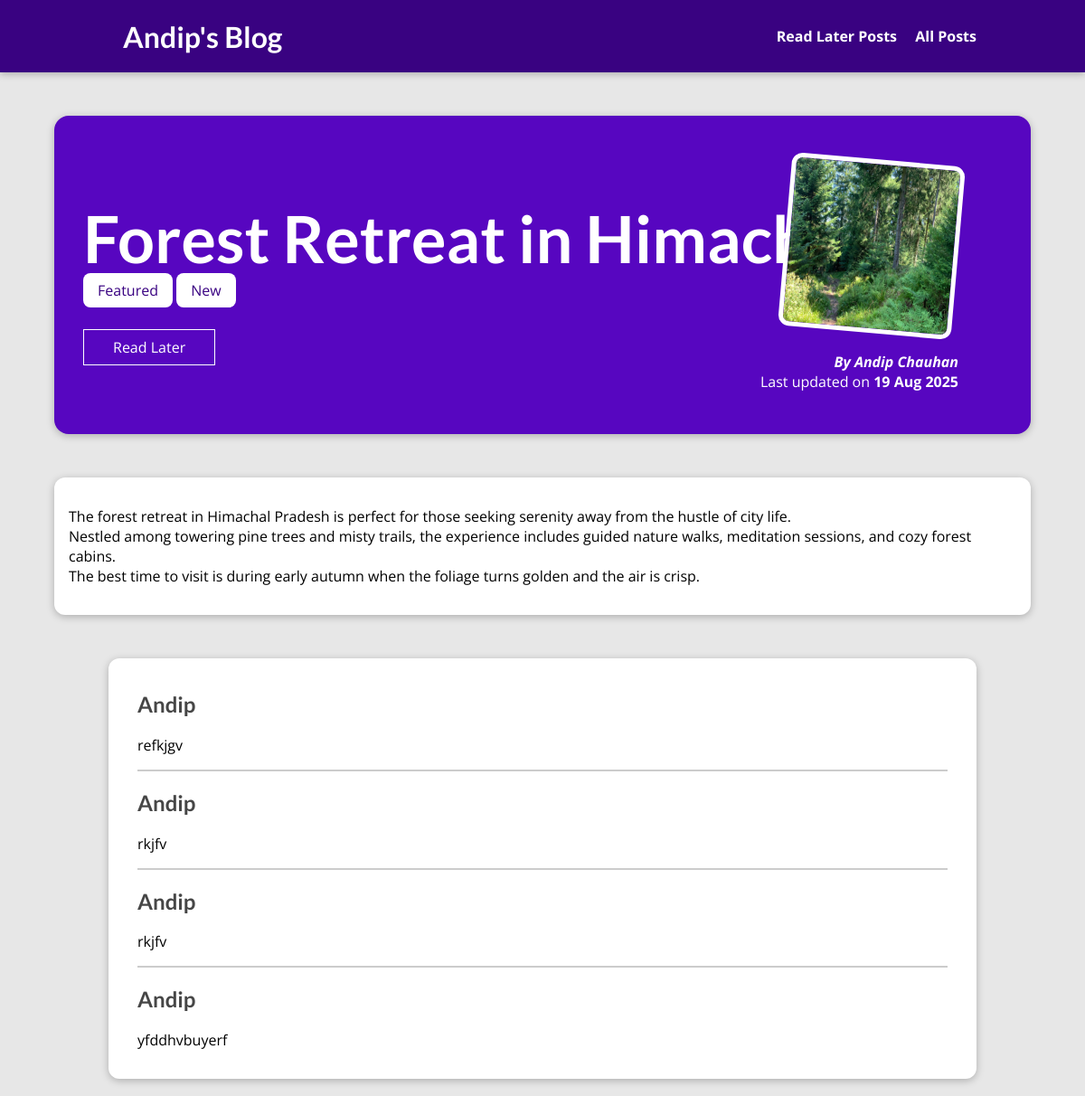
Page /posts/forest-retreat (upper part) on the earlier database version.
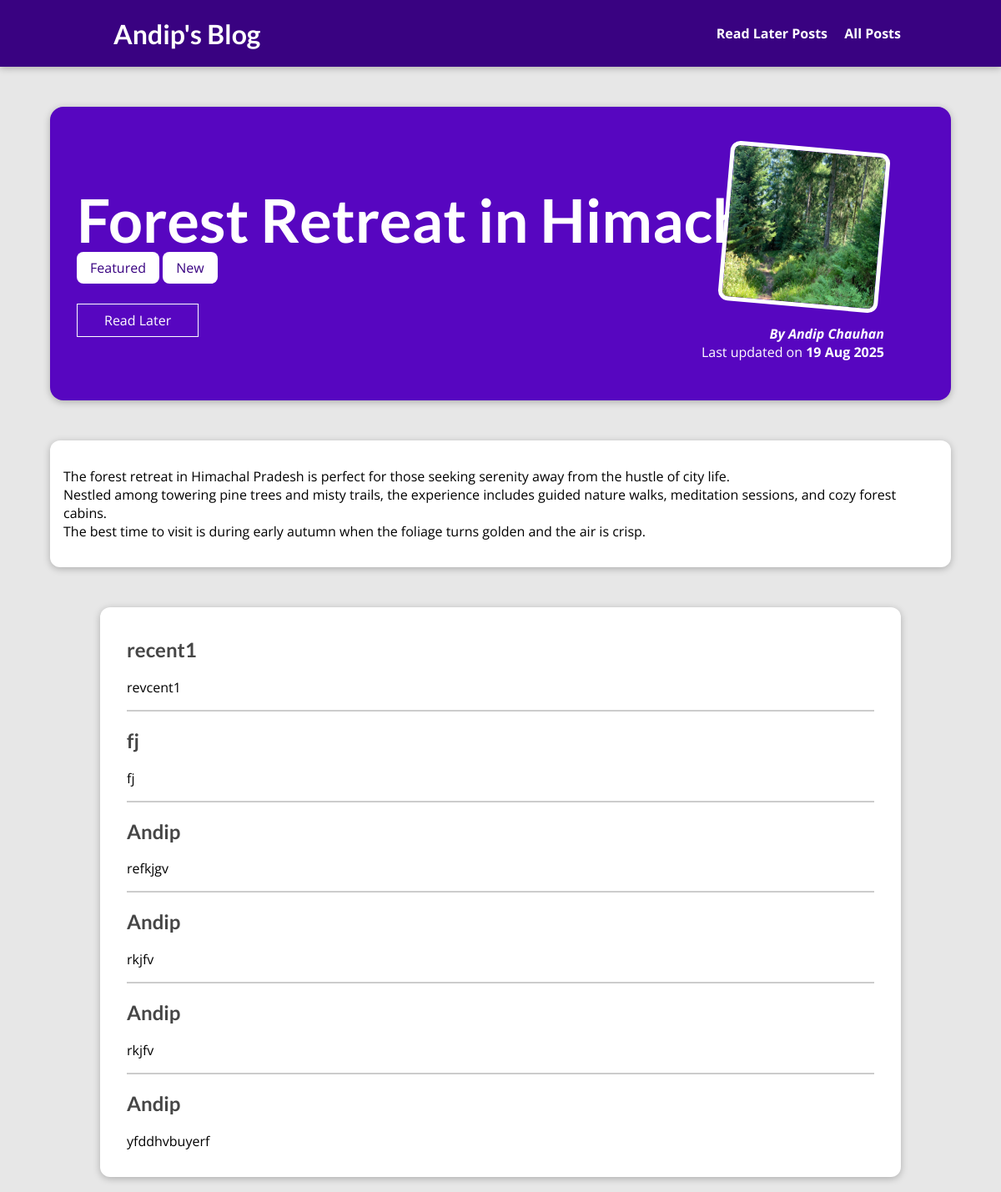
Same page on the later database version.
### blog/models.py (models this page shows, shortened)
class Post(models.Model):
    title = models.CharField(max_length=200)
    excerpt = models.CharField(max_length=300)
    image = models.ImageField(upload_to="posts", null=True)
    date = models.DateField(auto_now_add=True)
    slug = models.SlugField(unique=True, db_index=True)
    content = models.TextField(validators=[MinLengthValidator(10)])
    author = models.ForeignKey(
        Author, on_delete=models.SET_NULL, null=True, related_name="posts"
    )
    tag = models.ManyToManyField(Tag, related_name="posts")

class Tag(models.Model):
    caption = models.CharField(max_length=50)

class Author(models.Model):
    first_name = models.CharField(max_length=100)
    last_name = models.CharField(max_length=100)
    email = models.EmailField(max_length=254)
    def full_name(self):
        return f"{self.first_name} {self.last_name}"
    def __str__(self):
        return self.full_name()

class Comment(models.Model):
    user_name = models.CharField(max_length=100)
    user_email = models.EmailField(max_length=254)
    text = models.TextField(max_length=400)
    post = models.ForeignKey(Post, on_delete=models.CASCADE, related_name="comments")

### blog/views.py (the view, shortened to what this page needs)
# urls.py: path('posts/<slug:slug>', views.SinglePostView.as_view(), name='post-detail-page'),   # /posts/<post_title>
class SinglePostView(View):
    def is_stored_post(self, request, post_id):
        stored_posts = request.session.get("stored_posts")
        if stored_posts is not None:
            saved = post_id in stored_posts
        else:
            saved = False
        return saved
    def get(self,request, slug):
        target_post = Post.objects.get(slug=slug)
        context = {
            'post' : target_post,
            'post_tags': target_post.tag.all(),
            'comment_form': CommentForm(),
            'comments': target_post.comments.all().order_by("-id"),
            'saved': self.is_stored_post(request, target_post.id)
        }
        return render(request, 'blog/post-detail.html', context)

### blog/templates/blog/post-detail.html (shortened to what this page needs)
{% extends "base.html" %}
{% load static %}
{% block css_files %}
<link rel="stylesheet" href="{% static 'blog/post-detail.css' %}">
{% endblock css_files %}
{% block content %}
<section id="summary">
    <h2> {{ post.title }} </h2>
    <div>
        {% for tag in post_tags %}
            <span class="tag">{{ tag.caption }}</span>
        {% endfor %}
    </div>
    <div id="read-later">
        <form action="{% url "read-later" %}" method="POST">
            <button>
                {% if saved %}
                Remove from Read Later
                {% else %}
                Read Later
                {% endif %}
            </button>
        </form>
    </div>
    <article>
        <img src="{{ post.image.url }}" alt="Post Title">
        <address> <a href="mailto:{{ post.author.email }}"> By {{post.author}}  </a> </address>
        <div>
            Last updated on <time> {{ post.date|date:"d M Y"  }} </time>
        </div>
    </article>
</section>
<main>
   <p> {{ post.content|linebreaks }} </p>
</main>
<section id="comments">
    <ul>
        {% for comment in comments %}
        <li>
            <h2>{{comment.user_name}}</h2>
            <p>{{ comment.text | linebreaks }}</p>
        </li>
        {% endfor %}
    </ul>
</section>
{% endblock content %}

### templates/base.html (shortened to what this page needs)
{% load static %}
<!DOCTYPE html>
<html lang="en">
<head>
    <link rel="stylesheet" href="{% static 'app.css' %}">
    {% block css_files %}{% endblock css_files %}
</head>
<body>
    <header id="main-navigation">
        <h1><a href="{% url "index-page" %}">Andip's Blog</a></h1>
        <nav>
            <a href="{% url "read-later" %}">Read Later Posts</a>
            <a href="{% url "posts-page" %}">All Posts</a>
        </nav>
    </header>
    {% block content %}{% endblock content %}
</body>
</html>

### static/app.css (style rules this page uses)
* { box-sizing: border-box; }
html { font-family: 'Open Sans', 'Lato', sans-serif; }
body { margin: 0; }
h1, h2, h3 { font-family: 'Lato', sans-serif; font-weight: bold; }
#main-navigation { width: 100%; height: 5rem; display: flex; justify-content: space-between; align-items: center; padding: 0 10%; position: absolute; top: 0; left: 0; }
#main-navigation a { text-decoration: none; color: white; font-weight: bold; margin-left: 1rem; }

### blog/static/blog/post-detail.css (style rules this page uses)
body { background-color: #e7e7e7; }
#main-navigation { background-color: #390281; box-shadow: 0 2px 8px rgba(0, 0, 0, 0.25); }
#summary { margin: 8rem auto 3rem auto; padding: 2rem; width: 90%; max-width: 90rem; border-radius: 16px; background-color: #5706c0; position: relative; box-shadow: 0 2px 8px rgba(0, 0, 0, 0.25); height: 22rem; }
#summary h2 { color: white; font-size: 4.5rem; margin-bottom: 0.25rem; }
#summary article { position: absolute; top: 2rem; right: 3rem; padding: 1rem 2rem; border-radius: 12px; text-align: right; color: white; }
#summary article img { width: 12rem; height: 12rem; border-radius: 12px; transform: rotateZ(5deg); border: 5px solid white; margin-bottom: 1rem; }
#summary address { font-weight: bold; }
#summary a { color: white; text-decoration: none; }
#summary time { font-weight: bold; }
#read-later { margin: 2rem 0; }
#read-later button { background-color: transparent; border: 1px solid white; padding: 0.5rem 2rem; font: inherit; color: white; cursor: pointer; }
main { width: 90%; max-width: 90rem; margin: 3rem auto; background-color: white; padding: 1rem; border-radius: 12px; box-shadow: 0 2px 8px rgba(0, 0, 0, 0.25); }
.tag { background-color: white; color: #390281; padding: 0.5rem 1rem; border-radius: 8px; }
#comments { margin: 3rem auto; width: 90%; max-width: 60rem; border-radius: 12px; background-color: white; box-shadow: 0 2px 8px rgba(0, 0, 0, 0.25); padding: 1rem 2rem; }
#comments ul { list-style: none; margin: 0; padding: 0; }
#comments li { margin-bottom: 1rem; border-bottom: 2px solid #ccc; }
#comments li:last-of-type { border-bottom: none; }
#comments h2 { color: #464646; }

Differences in the rows shown:
added Comment: user_name "recent1", text "revcent1"
added Comment: user_name "fj", text "fj"
